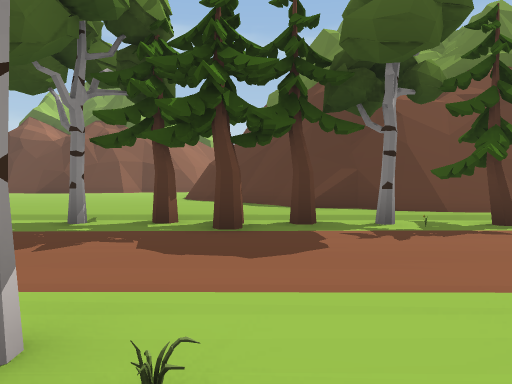
view 1 (above)

20 first-person views from a walk through a Unity game level. The camera is 1.3 m above the floor, tilts 2° down and sees 70° across. The floor is counted in squares, 2 m on a side. Each view is taken from the middle of a square. On the plan, view 1 faces up. The plan holds only what a view shows up to about 11 squares ahead; the rest is blank. The place goes on beyond the plan. The player character is not drawn. Some animated figures are not drawn. Some surface patterns are stand-ins.

view 2
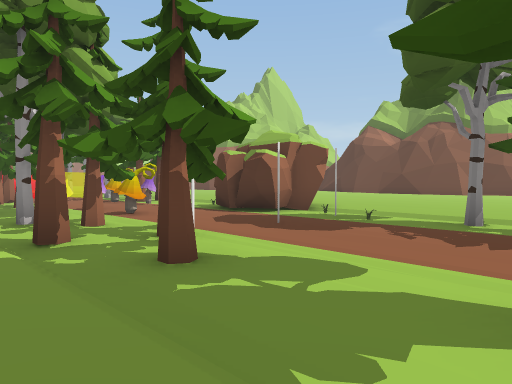

view 3
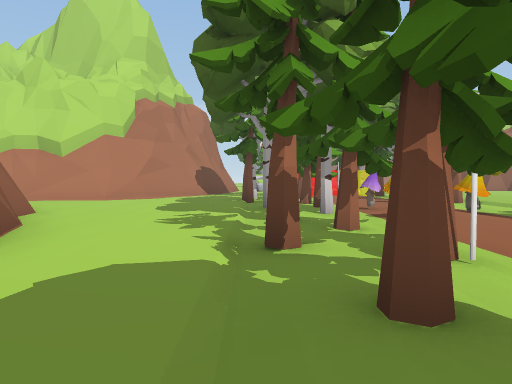

view 4
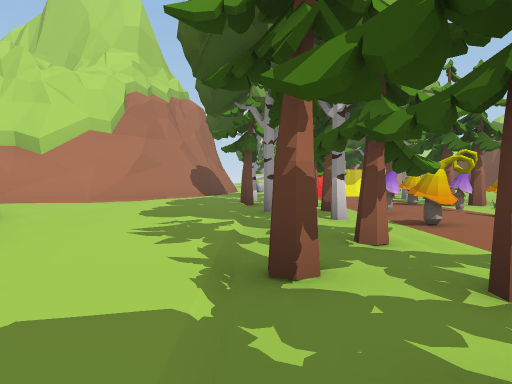

view 5
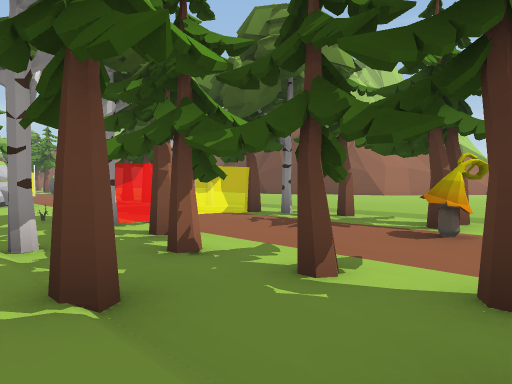

view 6
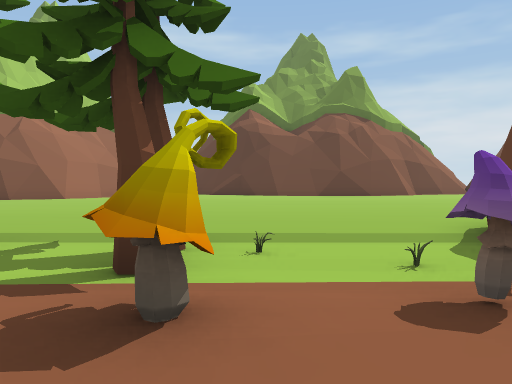

view 7
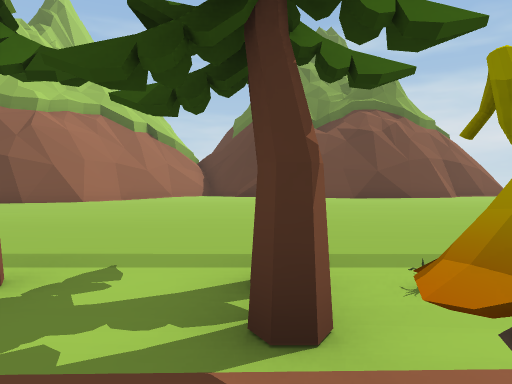

view 8
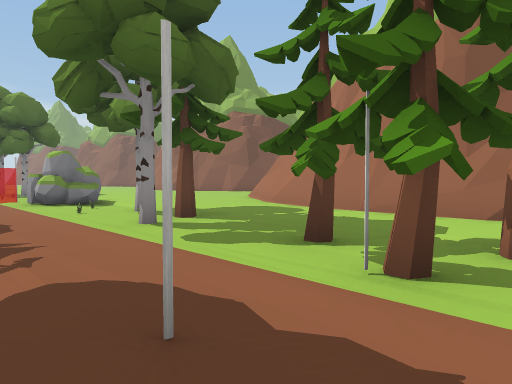

view 9
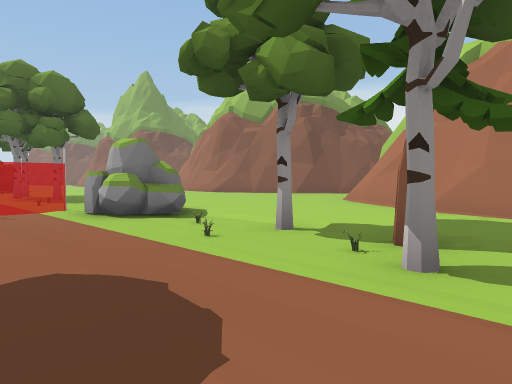

view 10
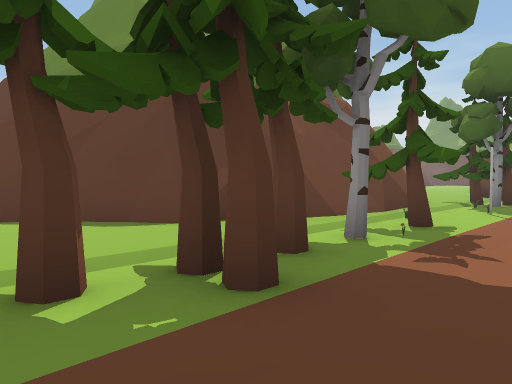

view 11
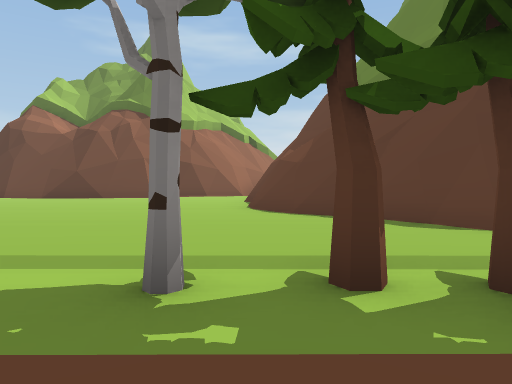

view 12
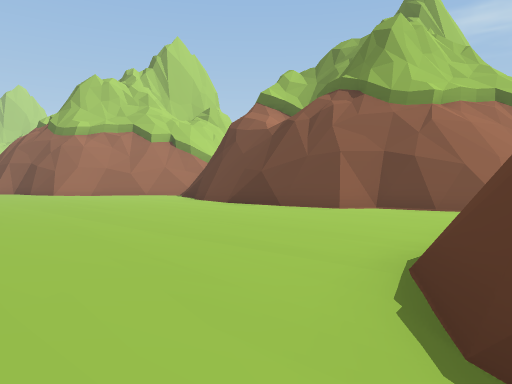

view 13
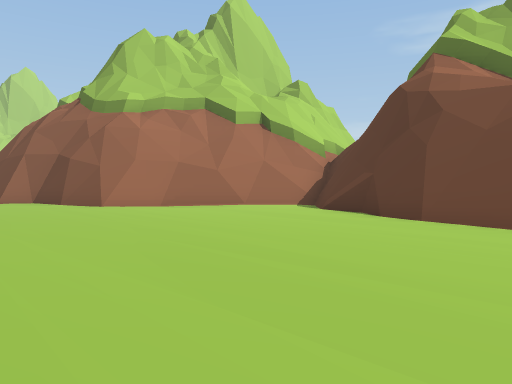

view 14
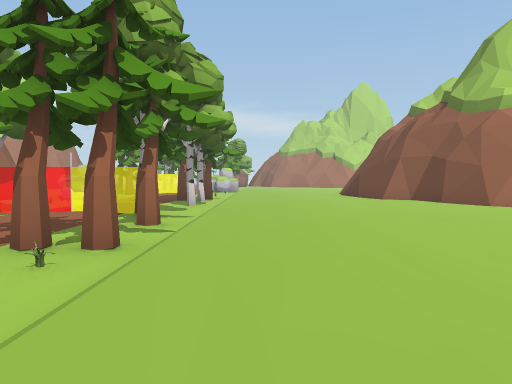

view 15
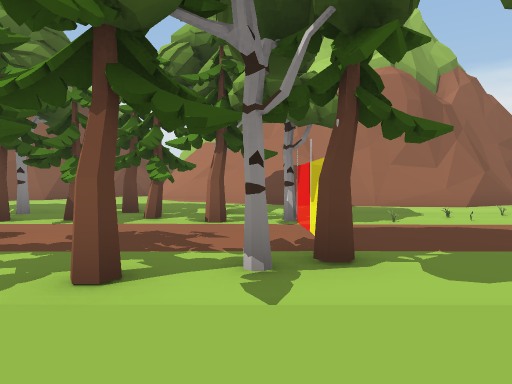

view 16
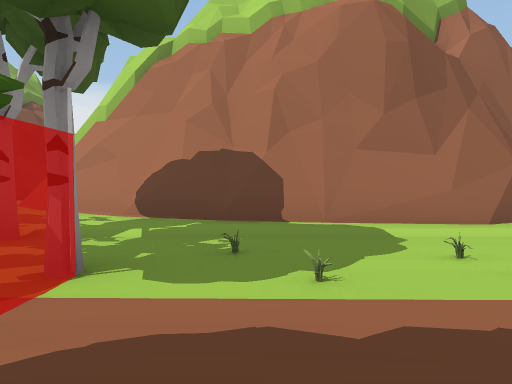

view 17
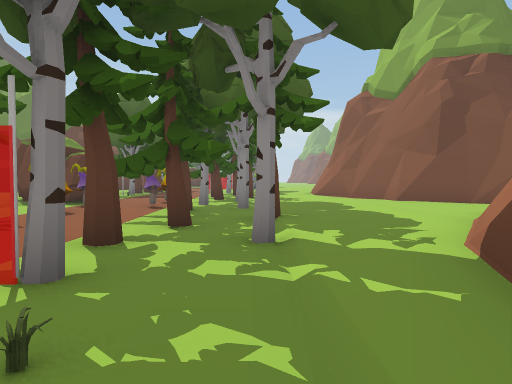

view 18
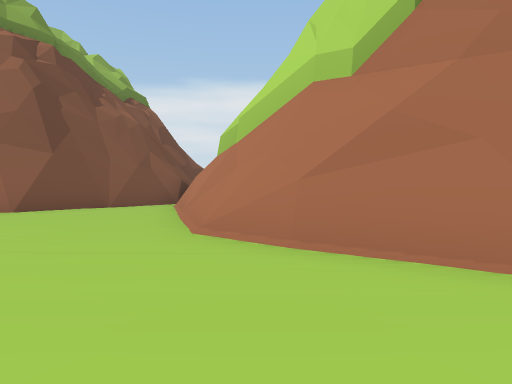

view 19
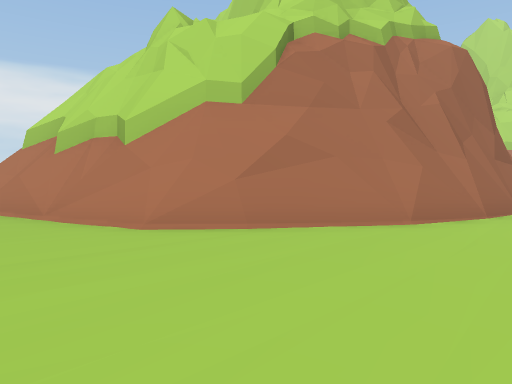

view 20
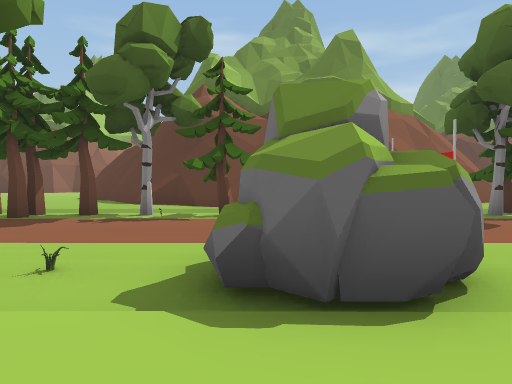

### Floor plan
Key: @ floor where view 1 was taken; # wall or solid block; . main floor; - floor 0.25 m lower than the main floor; / step, stairs or slope; T tree; M mushroom; C white cylinder; R rock; O other object.
Columns run from 19 left of view 1 to 6 right of it. Each row starts with its distance up from view 1.
 17     ###        ##
 16    ##.##### ####.
 15    #.....#####...
 14   ##.............
 13  ##..............#
 12 ##...............#
 11 .................##
 10 ................./##
  9 ................../##
  8 .................../###
  7 ..................././####
  6 ///O///////OOO////////TO//
  5 -T-TTT-TOO-OO-OOT-TTTTT--C
  4 ---#----MMM---O----------O
  3 ---O----------C----------O
  2 --OC-T-T-M-MT-T----------O
  1 O-OT--T--TT-T-CT--TOOO-RR-
  0 -----T-T-T-T--T---T@T//RR/
 -1 ##/.......................
 -2 #####.....................
 -3     ###......#######......
 -4       ##...###     ###....
 -5        #..##         ##...
 -6        #.##           #...
 -7        ###            ##..
 -8                        #..
 -9                        #..
-10                        #.#
-11                        ###

Where each view was taken, in squares from view 1:
view 1: 0 up, 0 right, facing up
view 2: 1 down, 1 left, facing up-left
view 3: 0 up, 2 left, facing left
view 4: 0 up, 3 left, facing left
view 5: 1 down, 10 left, facing up-left
view 6: 2 up, 11 left, facing up
view 7: 3 up, 12 left, facing up
view 8: 4 up, 6 left, facing down-right
view 9: 4 up, 2 left, facing down-right
view 10: 3 up, 2 left, facing up-right
view 11: 3 up, 2 left, facing up
view 12: 8 up, 1 left, facing up-left
view 13: 9 up, 8 left, facing up-left
view 14: 7 up, 8 left, facing left
view 15: 8 up, 15 left, facing down
view 16: 4 up, 17 left, facing down
view 17: 0 up, 18 left, facing right
view 18: 1 down, 3 right, facing down
view 19: 1 down, 6 right, facing down-left
view 20: 2 down, 4 right, facing up
